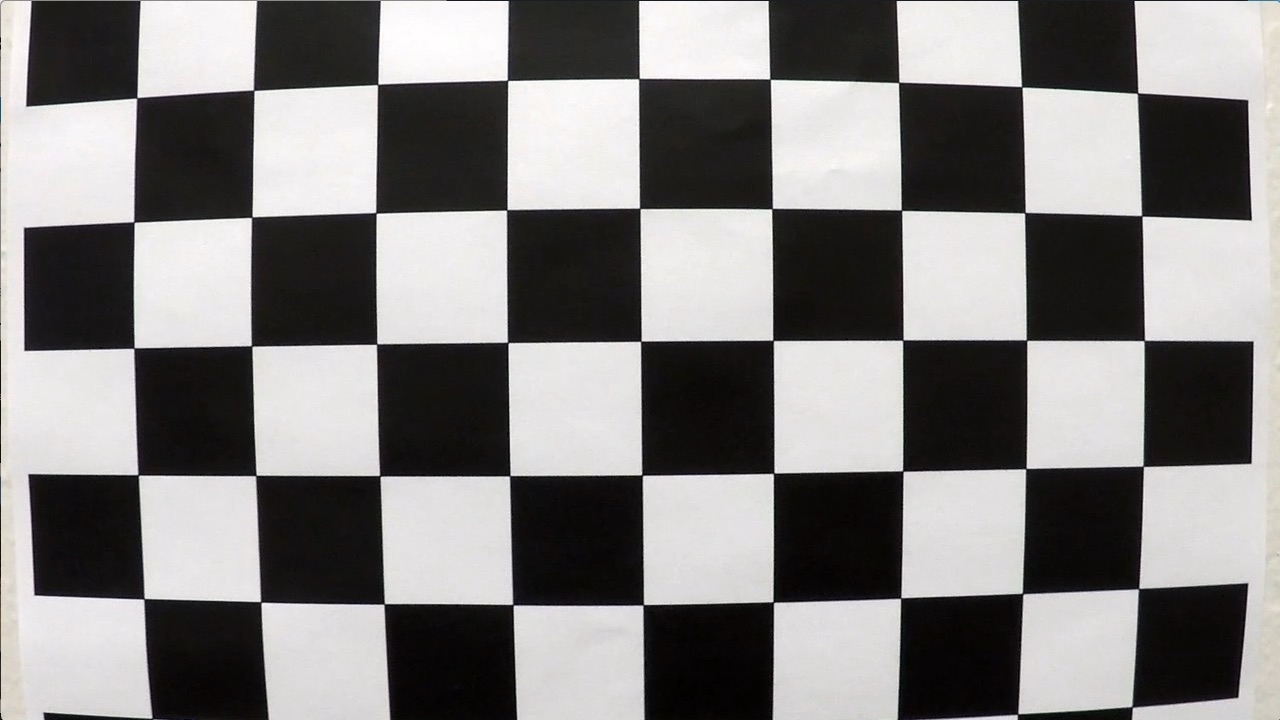
#> input picture OpenCV视觉项目/基于OpenCV的车道线检测/camera_cal/calibration1.jpg, 1280 x 720 px; its folder holds 4 pictures in this run
$ python '6_跟踪车道线.py'   (older library calls are emulated)
#> lines starting #> are read from the running program, lines starting #| are printed output that depends on the picture; after the words box and inside, x2 and y2 are one past the last pixel; in counts of white or black regions, pixels touching at a corner belong together
import cv2
import glob
import numpy as np
import matplotlib.pyplot as plt


# Step 1 读入图片、预处理图片、检测交点、标定相机的一系列操作
#################################################################
def getCameraCalibrationCoefficients(chessboardname, nx, ny):
    # prepare object points, like (0,0,0), (1,0,0), (2,0,0) ....,(6,5,0)
#> called with chessboardname = 'camera_cal/calibration*.jpg', nx = 9, ny = 6
    objp = np.zeros((ny * nx, 3), np.float32)
    objp[:, :2] = np.mgrid[0:nx, 0:ny].T.reshape(-1, 2)

    # Arrays to store object points and image points from all the images.
    objpoints = []  # 3d points in real world space
    imgpoints = []  # 2d points in image plane.
    images = glob.glob(chessboardname)
    if len(images) > 0:
        print("images num for calibration : ", len(images))
    else:
        print("No image for calibration.")
        return

    ret_count = 0
    for idx, fname in enumerate(images):
        img = cv2.imread(fname)
#> img is the input picture: shape (720, 1280, 3); mean B, G, R 127.8, 128.4, 130.1
        gray = cv2.cvtColor(img, cv2.COLOR_BGR2GRAY)
        img_size = (img.shape[1], img.shape[0])
        # Finde the chessboard corners
        ret, corners = cv2.findChessboardCorners(gray, (nx, ny), None)
#> ret = False; corners = None

        # If found, add object points, image points
        if ret == True:
            ret_count += 1
            objpoints.append(objp)
            imgpoints.append(corners)

    ret, mtx, dist, rvecs, tvecs = cv2.calibrateCamera(
        objpoints, imgpoints, img_size, None, None)
    print('Do calibration successfully')
    return ret, mtx, dist, rvecs, tvecs


# Step 2 传入计算得到的畸变参数，即可将畸变的图像进行畸变修正处理
def undistortImage(distortImage, mtx, dist):
    return cv2.undistort(distortImage, mtx, dist, None, mtx)


# Step 3 透视变换 : Warp image based on src_points and dst_points
#################################################################
# The type of src_points & dst_points should be like
# np.float32([ [0,0], [100,200], [200, 300], [300,400]])
def warpImage(image, src_points, dst_points):
    image_size = (image.shape[1], image.shape[0])
    # rows = img.shape[0] 720
    # cols = img.shape[1] 1280
    M = cv2.getPerspectiveTransform(src_points, dst_points)
    Minv = cv2.getPerspectiveTransform(dst_points, src_points)
    warped_image = cv2.warpPerspective(
        image, M, image_size, flags=cv2.INTER_LINEAR)

    return warped_image, M, Minv


# Step 4 : Create a thresholded binary image
#################################################################
# 亮度划分函数
def hlsLSelect(img, thresh=(220, 255)):
    hls = cv2.cvtColor(img, cv2.COLOR_BGR2HLS)
    l_channel = hls[:, :, 1]
    l_channel = l_channel*(255/np.max(l_channel))
    binary_output = np.zeros_like(l_channel)
    binary_output[(l_channel > thresh[0]) & (l_channel <= thresh[1])] = 255
    return binary_output


# 亮度划分函数
# [67 lines left out: functions hlsSSelect, dirThreshold, magThreshold, absSobelThreshold, not called in this run]


# Lab蓝黄通道划分函数
def labBSelect(img, thresh=(215, 255)):
    # 1) Convert to LAB color space
    lab = cv2.cvtColor(img, cv2.COLOR_BGR2Lab)
    lab_b = lab[:, :, 2]
    # don't normalize if there are no yellows in the image
    if np.max(lab_b) > 100:
        lab_b = lab_b*(255/np.max(lab_b))
    # 2) Apply a threshold to the L channel
    binary_output = np.zeros_like(lab_b)
    binary_output[((lab_b > thresh[0]) & (lab_b <= thresh[1]))] = 255
    # 3) Return a binary image of threshold result
    return binary_output


# Step 5 : 矩形滑窗 Detect lane lines through moving window
# Step 5 : Detect lane lines through moving window
#################################################################
def find_lane_pixels(binary_warped, nwindows, margin, minpix):
    # Take a histogram of the bottom half of the image
    histogram = np.sum(binary_warped[binary_warped.shape[0]//2:, :], axis=0)
    # Create an output image to draw on and visualize the result
    out_img = np.dstack((binary_warped, binary_warped, binary_warped))
    # Find the peak of the left and right halves of the histogram
    # These will be the starting point for the left and right lines
    midpoint = int(histogram.shape[0]//2)
    leftx_base = np.argmax(histogram[:midpoint])
    rightx_base = np.argmax(histogram[midpoint:]) + midpoint

    # Set height of windows - based on nwindows above and image shape
    window_height = int(binary_warped.shape[0]//nwindows)
    # Identify the x and y positions of all nonzero pixels in the image
    nonzero = binary_warped.nonzero()
    nonzeroy = np.array(nonzero[0])
    nonzerox = np.array(nonzero[1])
    # Current positions to be updated later for each window in nwindows
    leftx_current = leftx_base
    rightx_current = rightx_base

    # Create empty lists to receive left and right lane pixel indices
    left_lane_inds = []
    right_lane_inds = []

    # Step through the windows one by one
    for window in range(nwindows):
        # Identify window boundaries in x and y (and right and left)
        win_y_low = binary_warped.shape[0] - (window+1)*window_height
        win_y_high = binary_warped.shape[0] - window*window_height
        win_xleft_low = leftx_current - margin
        win_xleft_high = leftx_current + margin
        win_xright_low = rightx_current - margin
        win_xright_high = rightx_current + margin

        # Draw the windows on the visualization image
        cv2.rectangle(out_img, (win_xleft_low, win_y_low),
                      (win_xleft_high, win_y_high), (0, 255, 0), 2)
        cv2.rectangle(out_img, (win_xright_low, win_y_low),
                      (win_xright_high, win_y_high), (0, 255, 0), 2)

        # Identify the nonzero pixels in x and y within the window #
        good_left_inds = ((nonzeroy >= win_y_low) & (nonzeroy < win_y_high) &
                          (nonzerox >= win_xleft_low) & (nonzerox < win_xleft_high)).nonzero()[0]
        good_right_inds = ((nonzeroy >= win_y_low) & (nonzeroy < win_y_high) &
                           (nonzerox >= win_xright_low) & (nonzerox < win_xright_high)).nonzero()[0]

        # Append these indices to the lists
        left_lane_inds.append(good_left_inds)
        right_lane_inds.append(good_right_inds)

        # If you found > minpix pixels, recenter next window on their mean position
        if len(good_left_inds) > minpix:
            leftx_current = int(np.mean(nonzerox[good_left_inds]))
        if len(good_right_inds) > minpix:
            rightx_current = int(np.mean(nonzerox[good_right_inds]))

    # Concatenate the arrays of indices (previously was a list of lists of pixels)
    try:
        left_lane_inds = np.concatenate(left_lane_inds)
        right_lane_inds = np.concatenate(right_lane_inds)
    except ValueError:
        # Avoids an error if the above is not implemented fully
        pass

    # Extract left and right line pixel positions
    leftx = nonzerox[left_lane_inds]
    lefty = nonzeroy[left_lane_inds]
    rightx = nonzerox[right_lane_inds]
    righty = nonzeroy[right_lane_inds]

    return leftx, lefty, rightx, righty, out_img


def fit_polynomial(binary_warped, nwindows=9, margin=100, minpix=50):
    # Find our lane pixels first
    leftx, lefty, rightx, righty, out_img = find_lane_pixels(
        binary_warped, nwindows, margin, minpix)

    # Fit a second order polynomial to each using `np.polyfit`
    left_fit = np.polyfit(lefty, leftx, 2)
    right_fit = np.polyfit(righty, rightx, 2)

    # Generate x and y values for plotting
    ploty = np.linspace(0, binary_warped.shape[0]-1, binary_warped.shape[0])
    try:
        left_fitx = left_fit[0]*ploty**2 + left_fit[1]*ploty + left_fit[2]
        right_fitx = right_fit[0]*ploty**2 + right_fit[1]*ploty + right_fit[2]
    except TypeError:
        # Avoids an error if `left` and `right_fit` are still none or incorrect
        print('The function failed to fit a line!')
        left_fitx = 1*ploty**2 + 1*ploty
        right_fitx = 1*ploty**2 + 1*ploty

    # Visualization #
    # Colors in the left and right lane regions
    out_img[lefty, leftx] = [255, 0, 0]
    out_img[righty, rightx] = [0, 0, 255]

    # Plots the left and right polynomials on the lane lines
    # plt.plot(left_fitx, ploty, color='yellow')
    # plt.plot(right_fitx, ploty, color='yellow')

    return out_img, left_fit, right_fit, ploty


# Step 6 : Track lane lines based latest lane line result
#################################################################
def fit_poly(img_shape, leftx, lefty, rightx, righty):
    # ## TO-DO: Fit a second order polynomial to each with np.polyfit() ###
    left_fit = np.polyfit(lefty, leftx, 2)
    right_fit = np.polyfit(righty, rightx, 2)
    # Generate x and y values for plotting
    ploty = np.linspace(0, img_shape[0]-1, img_shape[0])
    # ## TO-DO: Calc both polynomials using ploty, left_fit and right_fit ###
    left_fitx = left_fit[0]*ploty**2 + left_fit[1]*ploty + left_fit[2]
    right_fitx = right_fit[0]*ploty**2 + right_fit[1]*ploty + right_fit[2]

    return left_fitx, right_fitx, ploty, left_fit, right_fit


def search_around_poly(binary_warped, left_fit, right_fit):
    # HYPERPARAMETER
    # Choose the width of the margin around the previous polynomial to search
    # The quiz grader expects 100 here, but feel free to tune on your own!
    margin = 60

    # Grab activated pixels
    nonzero = binary_warped.nonzero()
    nonzeroy = np.array(nonzero[0])
    nonzerox = np.array(nonzero[1])

    # ## TO-DO: Set the area of search based on activated x-values ###
    # ## within the +/- margin of our polynomial function ###
    # ## Hint: consider the window areas for the similarly named variables ###
    # ## in the previous quiz, but change the windows to our new search area ###
    left_lane_inds = ((nonzerox > (left_fit[0]*(nonzeroy**2) + left_fit[1]*nonzeroy +
                                   left_fit[2] - margin)) & (nonzerox < (left_fit[0]*(nonzeroy**2) +
                                                                         left_fit[1]*nonzeroy + left_fit[2] + margin)))
    right_lane_inds = ((nonzerox > (right_fit[0]*(nonzeroy**2) + right_fit[1]*nonzeroy +
                                    right_fit[2] - margin)) & (nonzerox < (right_fit[0]*(nonzeroy**2) +
                                                                           right_fit[1]*nonzeroy + right_fit[2] + margin)))

    # Again, extract left and right line pixel positions
    leftx = nonzerox[left_lane_inds]
    lefty = nonzeroy[left_lane_inds]
    rightx = nonzerox[right_lane_inds]
    righty = nonzeroy[right_lane_inds]

    # Fit new polynomials
    left_fitx, right_fitx, ploty, left_fit, right_fit = fit_poly(
        binary_warped.shape, leftx, lefty, rightx, righty)

    # # Visualization # #
    # Create an image to draw on and an image to show the selection window
    out_img = np.dstack((binary_warped, binary_warped, binary_warped))*255
    window_img = np.zeros_like(out_img)
    # Color in left and right line pixels
    out_img[nonzeroy[left_lane_inds], nonzerox[left_lane_inds]] = [255, 0, 0]
    out_img[nonzeroy[right_lane_inds], nonzerox[right_lane_inds]] = [0, 0, 255]

    # 根据每条拟合曲线偏移得到左右两条拟合曲线，随后进行填充 right_line_pts维度为（1，1440，2）
    # Generate a polygon to illustrate the search window area
    # And recast the x and y points into usable format for cv2.fillPoly()
    left_line_window1 = np.array(
        [np.transpose(np.vstack([left_fitx-margin, ploty]))])
    left_line_window2 = np.array([np.flipud(np.transpose(np.vstack([left_fitx+margin,
                                                                    ploty])))])
    left_line_pts = np.hstack((left_line_window1, left_line_window2))
    right_line_window1 = np.array(
        [np.transpose(np.vstack([right_fitx-margin, ploty]))])
    right_line_window2 = np.array([np.flipud(np.transpose(np.vstack([right_fitx+margin,
                                                                     ploty])))])
    right_line_pts = np.hstack((right_line_window1, right_line_window2))

    # 将曲线围成的区域画出来,window_img为绿色阴影
    cv2.fillPoly(window_img, np.int_([left_line_pts]), (0, 255, 0))
    cv2.fillPoly(window_img, np.int_([right_line_pts]), (0, 255, 0))
    result = cv2.addWeighted(out_img, 1, window_img, 0.3, 0)

    # 绘制拟合曲线 Plot the polynomial lines onto the image
    # plt.plot(left_fitx, ploty, color='yellow')
    # plt.plot(right_fitx, ploty, color='yellow')
    # plt.show()
    # # End visualization steps # #

    return result, left_fit, right_fit, ploty


if __name__ == "__main__":
    nx = 9
    ny = 6

    # Step 1 获取畸变参数
    rets, mtx, dist, rvecs, tvecs = getCameraCalibrationCoefficients(
        'camera_cal/calibration*.jpg', nx, ny)

    # 读取图片
    test_distort_image = cv2.imread('test_img/vlcsnap-2024-09-19-10.jpg')
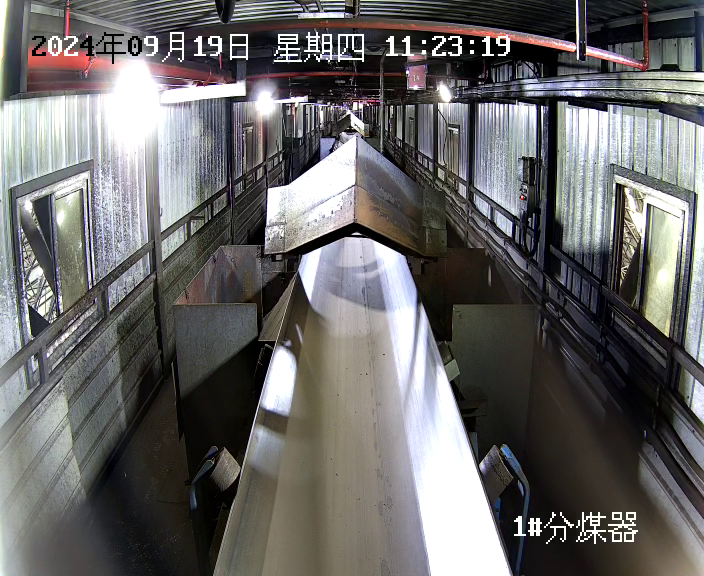
#> input picture OpenCV视觉项目/基于OpenCV的车道线检测/test_img/vlcsnap-2024-09-19-10.jpg, 704 x 576 px
#> test_distort_image is the input picture: shape (576, 704, 3); mean B, G, R 103.6, 103.9, 105.3

    # Step 2 畸变修正
    test_undistort_image = undistortImage(test_distort_image, mtx, dist)

    # Step 3 透视变换
    # “不断调整src和dst的值，确保在直线道路上，能够调试出满意的透视变换图像”
    # 左图梯形区域的四个端点
    src = np.float32([[580, 440], [700, 440], [1100, 720], [200, 720]])
    # 右图矩形区域的四个端点
    dst = np.float32([[300, 0], [950, 0], [950, 720], [300, 720]])

    # 变换，得到变换后的结果图，类似俯视图
    test_warp_image, M, Minv = warpImage(test_undistort_image, src, dst)

    # [29 lines of commented-out code are left out]
    hlsL_binary = hlsLSelect(test_warp_image)
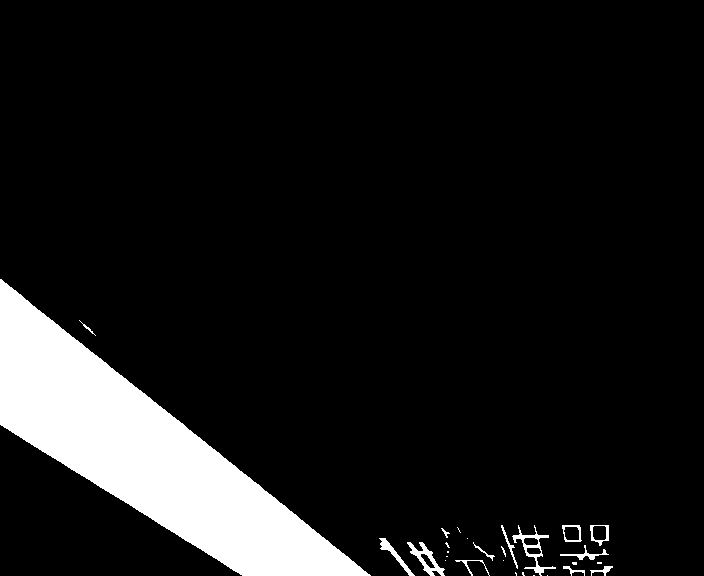
#> hlsL_binary: shape (576, 704) float64; 9.7% white; 28 white regions (14 under 20 px), largest, box (x1, y1, x2, y2) and area: (0, 279, 371, 576) 37079, (512, 525, 556, 576) 449, (407, 542, 445, 576) 414
    labB_binary = labBSelect(test_warp_image)
#> in labBSelect, `lab_b = lab_b*(255/np.max(lab_b))`:
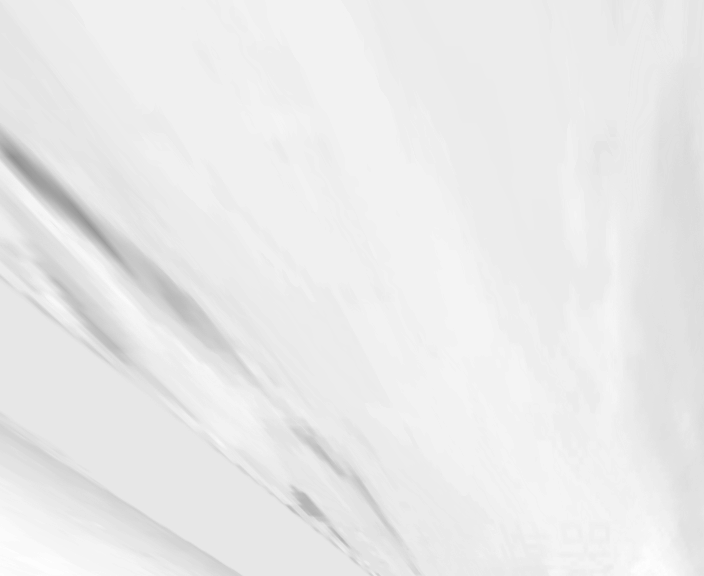
#> lab_b: shape (576, 704) float64; min 144.7, max 255, mean 234.6
#> labB_binary: shape (576, 704) float64; 96.6% white; 26 black regions (16 under 20 px), largest, box (x1, y1, x2, y2) and area: (0, 125, 251, 376) 7895, (36, 248, 139, 369) 2317, (0, 424, 241, 576) 1461
    combined_line_img = np.zeros_like(hlsL_binary)
    combined_line_img[(hlsL_binary == 255) | (labB_binary == 255)] = 255

    # Step 5 矩形滑窗
    out_img, left_fit, right_fit, ploty = fit_polynomial(
        combined_line_img, nwindows=9, margin=80, minpix=40)
#> in fit_polynomial, `out_img[righty, rightx] = [0, 0, 255]`:
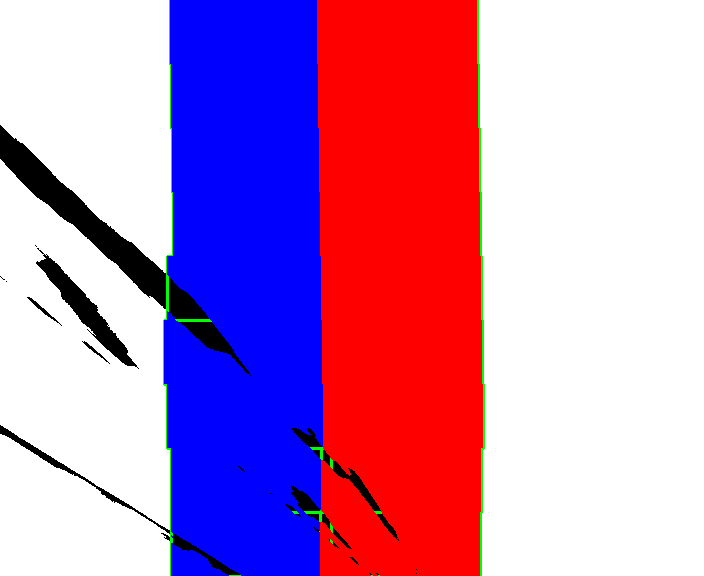
#> out_img: shape (576, 704, 3) float64; mean of channels 0, 1, 2 188, 137, 192.9; drawn as B, G, R
#> left_fit = [-5.44e-06, -0.00221, 251]; right_fit = [-2.44e-05, 0.0263, 395.3]; ploty = 576 values from 0 to 575

    # Step 6 跟踪车道线
    track_result, track_left_fit, track_right_fit, ploty,  = search_around_poly(
        combined_line_img, left_fit, right_fit)
#> in search_around_poly, `nonzero = binary_warped.nonzero()`: nonzero = 391771 positions, rows 0 to 575, columns 0 to 703
#> in fit_poly, `left_fit = np.polyfit(lefty, leftx, 2)`: left_fit = [-3.27e-05, 0.0142, 249.7]
#> in fit_poly, `right_fit = np.polyfit(righty, rightx, 2)`: right_fit = [-1.34e-05, 0.0229, 395.5]
#> in fit_poly, `left_fitx = left_fit[0]*ploty**2 + left_fit[1]*ploty + left_fit[2]`: left_fitx = 576 values, max 251.3 at index 217, min 247.1 at index 575, mean 250.2
#> in fit_poly, `right_fitx = right_fit[0]*ploty**2 + right_fit[1]*ploty + right_fit[2]`: right_fitx = 576 values from 395.5 to 404.2
#> in search_around_poly, `left_fitx, right_fitx, ploty, left_fit, right_fit = fit_poly( binary_w..`: ploty = 576 values from 0 to 575; left_fit = [-3.27e-05, 0.0142, 249.7]; right_fit = [-1.34e-05, 0.0229, 395.5]
#> in search_around_poly, `out_img[nonzeroy[right_lane_inds], nonzerox[right_lane_inds]] = [0, 0,..`:
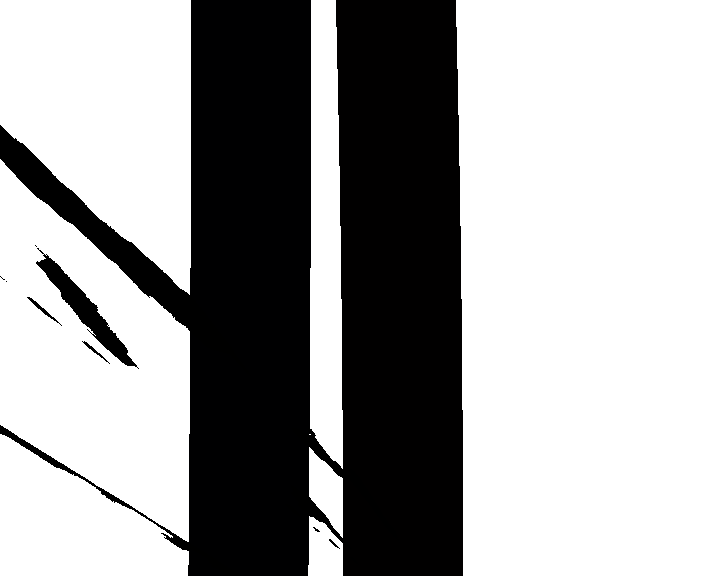
#> out_img: shape (576, 704, 3) float64; mean of channels 0, 1, 2 41119.8, 41077.6, 41120.7; drawn with min black and max white
#> in search_around_poly, `left_line_window1 = np.array( [np.transpose(np.vstack([left_fitx-margi..`: left_line_window1 = 576 pairs, first value 187.1 to 191.3, second value 0 to 575
#> in search_around_poly, `left_line_window2 = np.array([np.flipud(np.transpose(np.vstack([left_f..`: left_line_window2 = 576 pairs, first value 307.1 to 311.3, second value 0 to 575
#> in search_around_poly, `left_line_pts = np.hstack((left_line_window1, left_line_window2))`: left_line_pts = 1152 pairs, first value 187.1 to 311.3, second value 0 to 575
#> in search_around_poly, `right_line_window1 = np.array( [np.transpose(np.vstack([right_fitx-mar..`: right_line_window1 = 576 pairs, first value 335.5 to 344.2, second value 0 to 575
#> in search_around_poly, `right_line_window2 = np.array([np.flipud(np.transpose(np.vstack([right..`: right_line_window2 = 576 pairs, first value 455.5 to 464.2, second value 0 to 575
#> in search_around_poly, `right_line_pts = np.hstack((right_line_window1, right_line_window2))`: right_line_pts = 1152 pairs, first value 335.5 to 464.2, second value 0 to 575
#> in search_around_poly, `cv2.fillPoly(window_img, np.int_([right_line_pts]), (0, 255, 0))`:
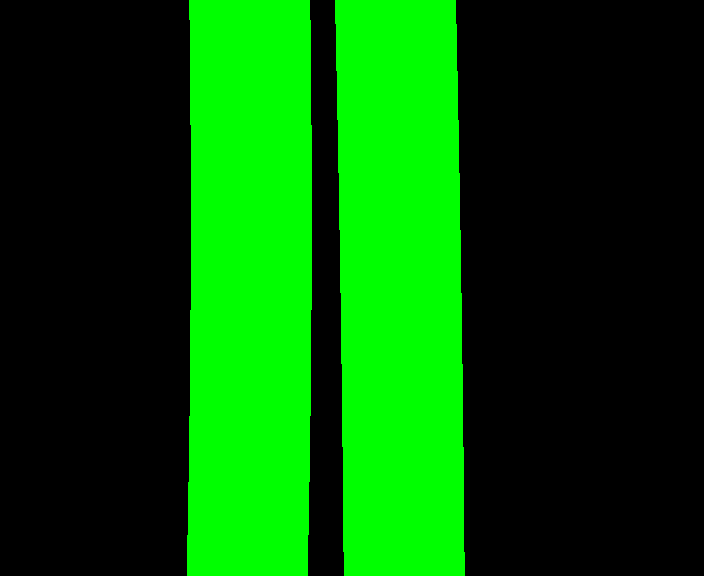
#> window_img: shape (576, 704, 3) float64; mean of channels 0, 1, 2 0, 87.7, 0; drawn as B, G, R
#> track_left_fit = [-3.27e-05, 0.0142, 249.7]; track_right_fit = [-1.34e-05, 0.0229, 395.5]

    # 显示
    cv2.imshow('img_0', track_result)
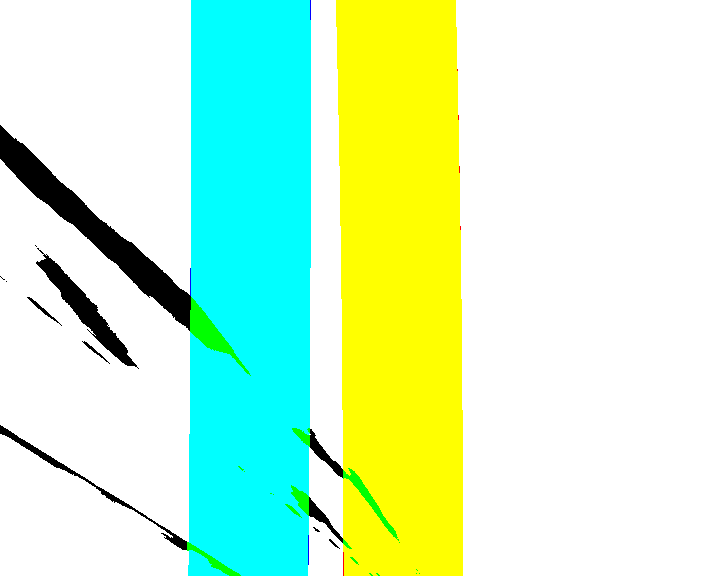
#> window 'img_0': shape (576, 704, 3); mean B, G, R 203.3, 248, 204.2
    cv2.waitKey(0)
    cv2.destroyAllWindows()
